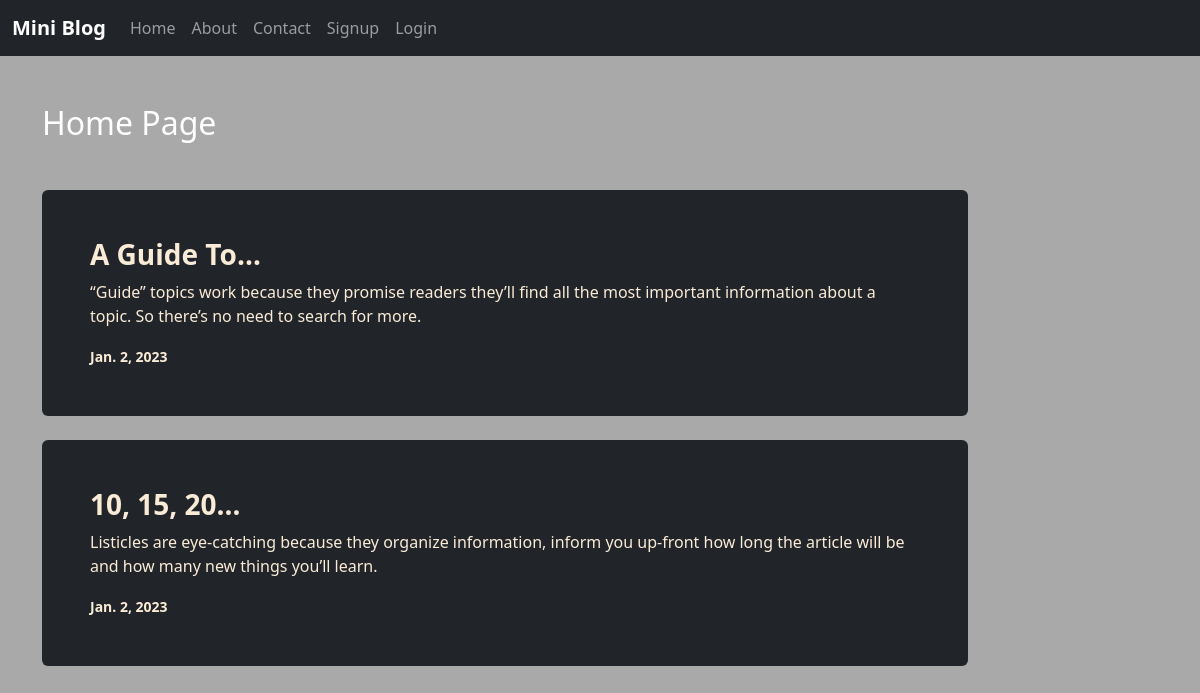
The page / on the database its author committed.
### blog/models.py (models this page shows)
class Post(models.Model):
    title = models.CharField(max_length=150)
    desc = models.TextField()
    date = models.DateField(auto_now=True)

### blog/views.py (the view)
# urls.py: 2. Add a URL to urlpatterns:  path('', views.home, name='home')
def home(request):
    posts = Post.objects.all()
    return render(request, 'blog/home.html', context={'posts': posts})

### blog/templates/blog/home.html
{% extends 'blog/base.html' %}
{% load static %}
{% block content %}
<div class="col-sm-10">
    <h2 class="text-white my-5">Home Page</h2>
    {% for post in posts %}
    <div class="mt-4 p-5 rounded bg-dark">
        <h3 class="fw-bold">{{post.title}}</h3>
        <p>{{post.desc}}</p>
        <small class="fw-bold">{{post.date}}</small>
    </div>
    {% endfor %}
</div>
{% endblock content %}

### blog/static/blog/css/style.css (style rules this page uses)
body { background-color: darkgray; color: antiquewhite; }

### rows shown on the page
Post: title "A Guide To…", desc "“Guide” topics work because they promise readers they’ll find all the most important information about a topic. So there’s no need to search for more.", date "Jan. 2, 2023"
Post: title "10, 15, 20…", desc "Listicles are eye-catching because they organize information, inform you up-front how long the article will be and how many new things you’ll learn.", date "Jan. 2, 2023"
